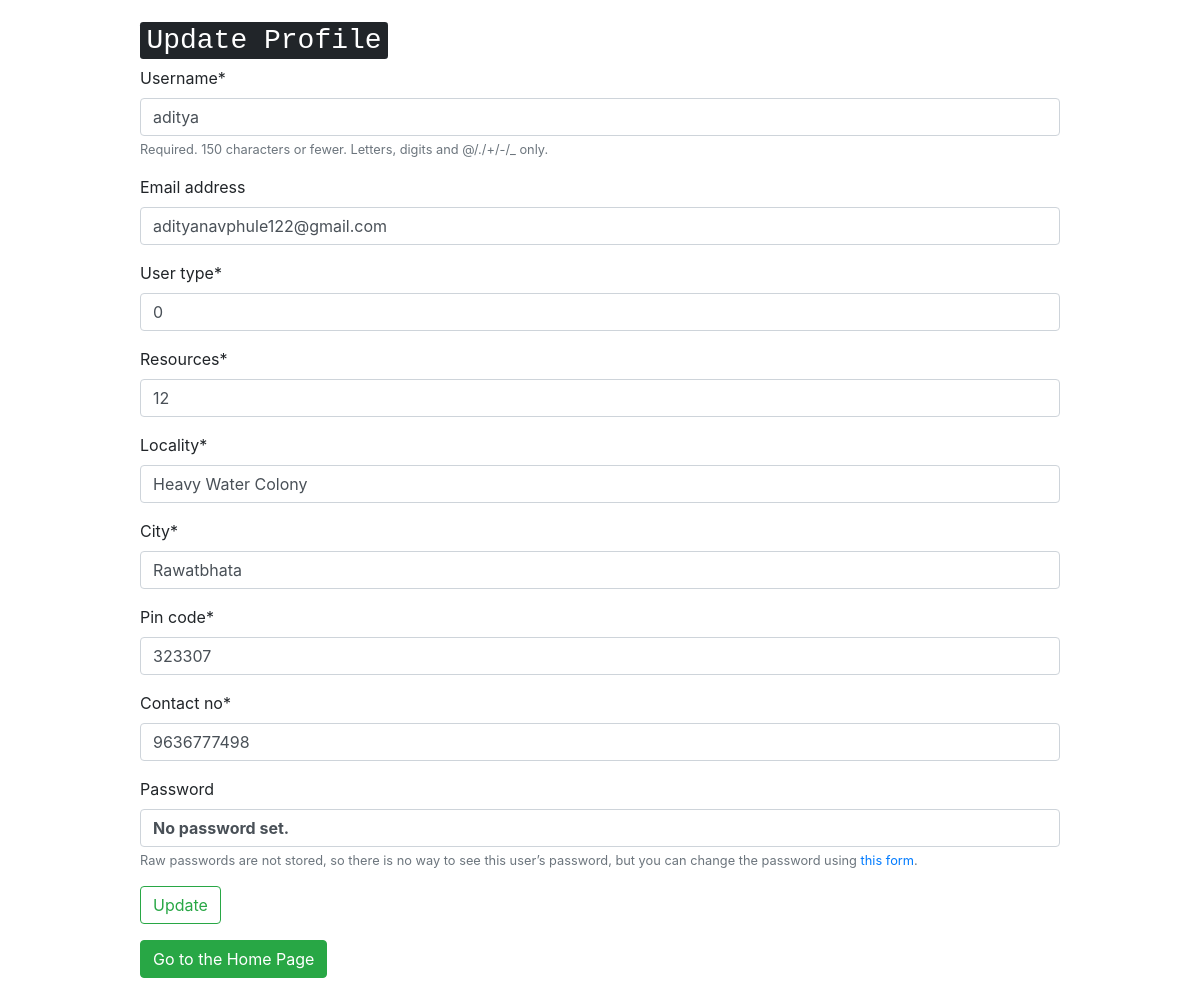
Page /users/edit/ (signed in) on the earlier database version.
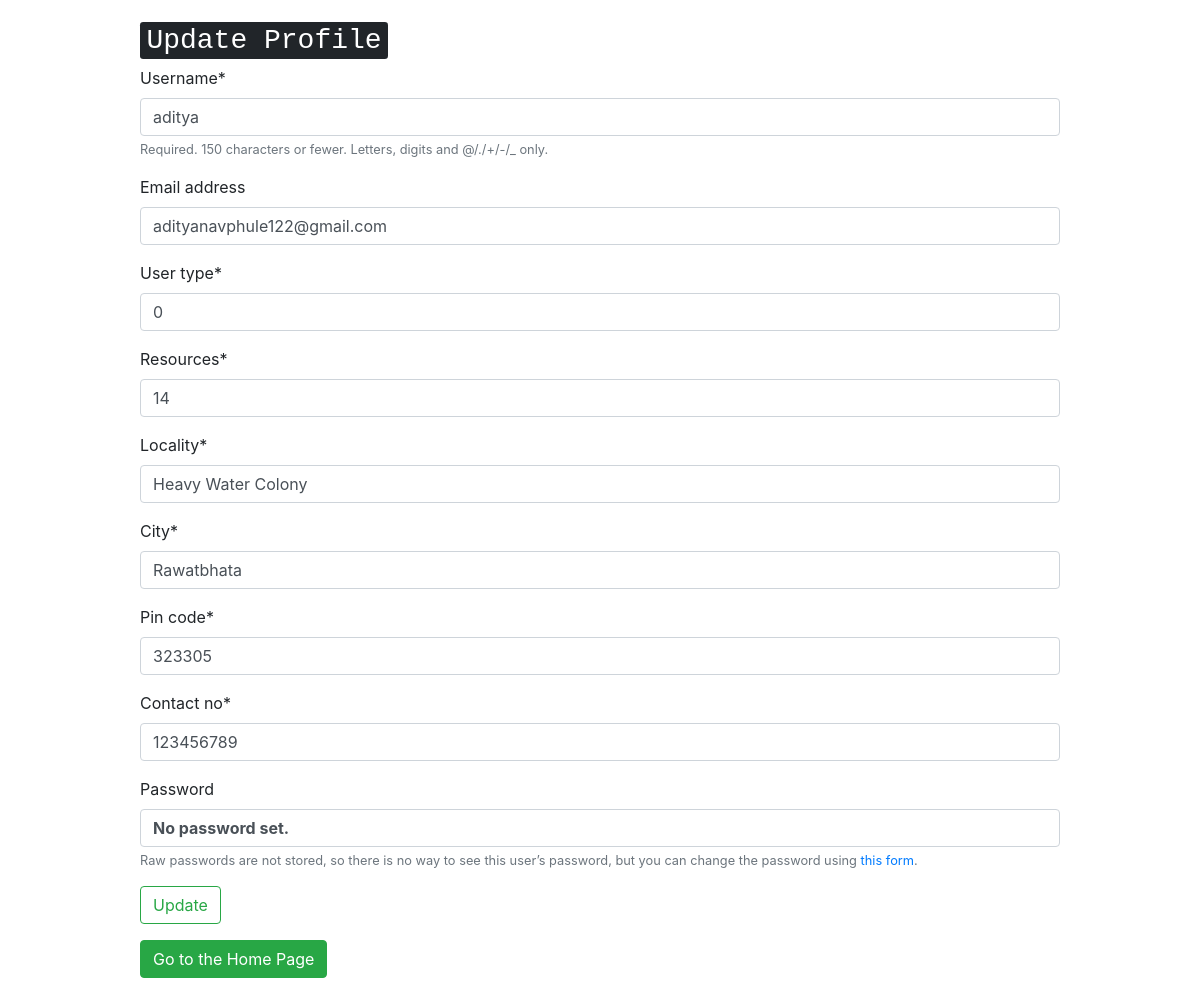
Same page on the later database version.
### customUser/models.py (models this page shows, shortened)
class CustomUser(AbstractUser):
    pin_code = models.IntegerField(null = True)
    contact_no = models.IntegerField(null = True)
    resources = models.IntegerField(null = True) # no. of persons avability/requirement
    locality = models.CharField(max_length = 100)
    city = models.CharField(max_length = 50)
    """CHOICES=[('0','Donor'),
                     ('1','Reciever')]"""
    user_type = models.IntegerField(null = True) # 0 - Donor 1 - Reciever

### customUser/views.py (the view)
# urls.py: path('edit/', views.edit_profile, name = 'edit_profile'),
@login_required(login_url="/users/login")
def edit_profile(request):
	if request.method == "POST":
		form = CustomUserChangeForm(request.POST, instance = request.user)
		if form.is_valid():
			form.save()
			return redirect('home')
		else:
			return HttpResponse('something is not right! (look again at the code)')
	elif request.method == "GET":
		form = CustomUserChangeForm(instance = request.user)
		context = {'form' : form }
		return render(request, 'edit_form.html', context)

### customUser/forms.py
class CustomUserChangeForm(UserChangeForm):
    class Meta:
        model = CustomUser
        fields = ('username', 'email', 'user_type', 'resources', 'locality', 'city', 'pin_code', 'contact_no')

### templates/edit_form.html (shortened to what this page needs)
{% extends 'base.html' %}
{% load static %}
{% load crispy_forms_tags %}
{% block content %}
<h2> <kbd> Update Profile </kbd> </h2>
<form method = "post">
	{{ form | crispy }}
	<button type = "submit" class = "btn btn-outline-success"> Update </button>
</form>
<form method = "post" action = "{% url 'homePage' %}">
		<button type = "submit" class = "btn btn-success"> Go to the Home Page </button>
	</form>
{% endblock %}

Differences in the rows shown:
changed CustomUser "aditya": resources "12" → "14"; pin_code "323307" → "323305"; contact_no "9636777498" → "123456789"
